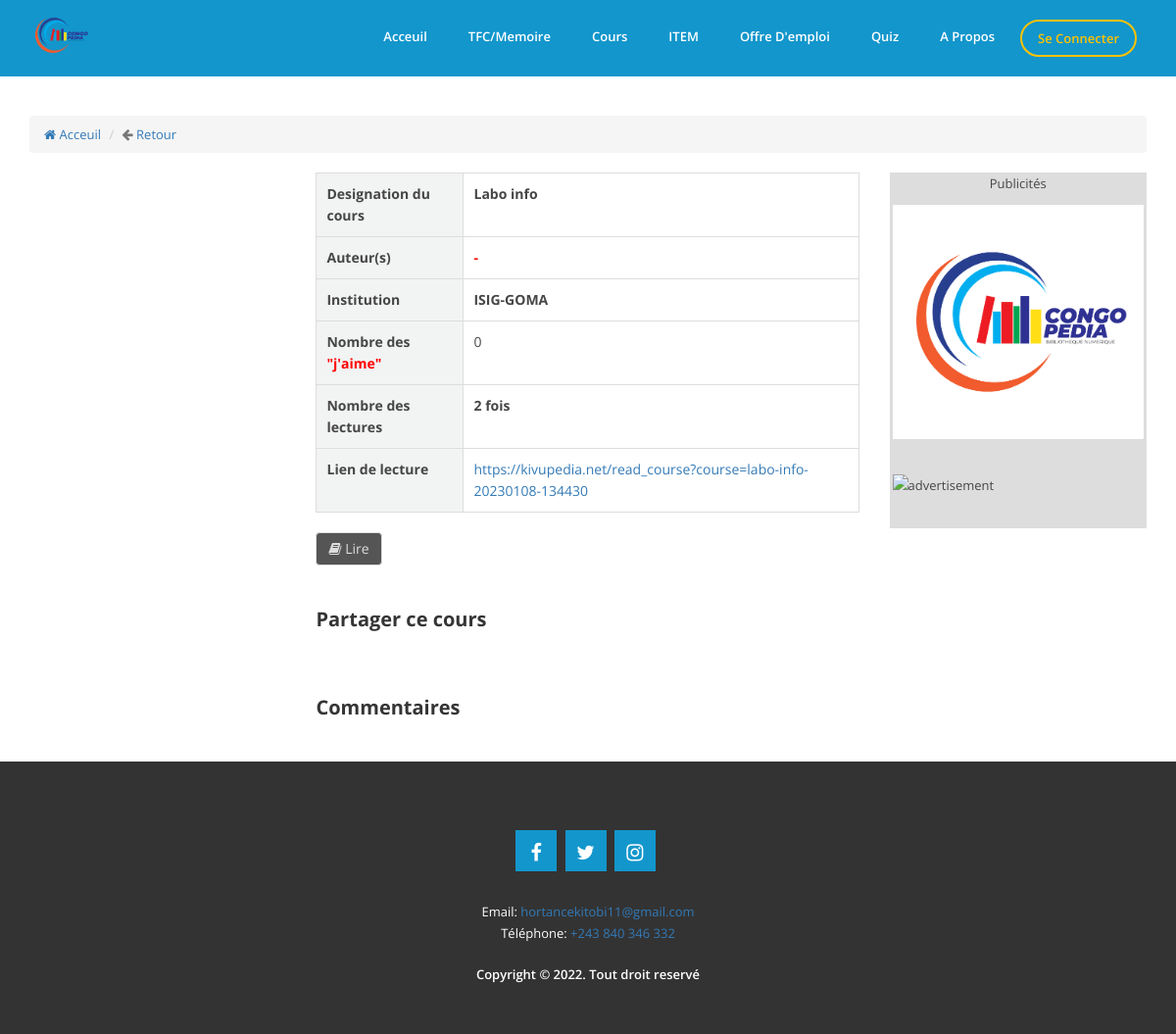
/detail_course?course=labo-info-20230108-134430, run on an earlier commit of the app's database.
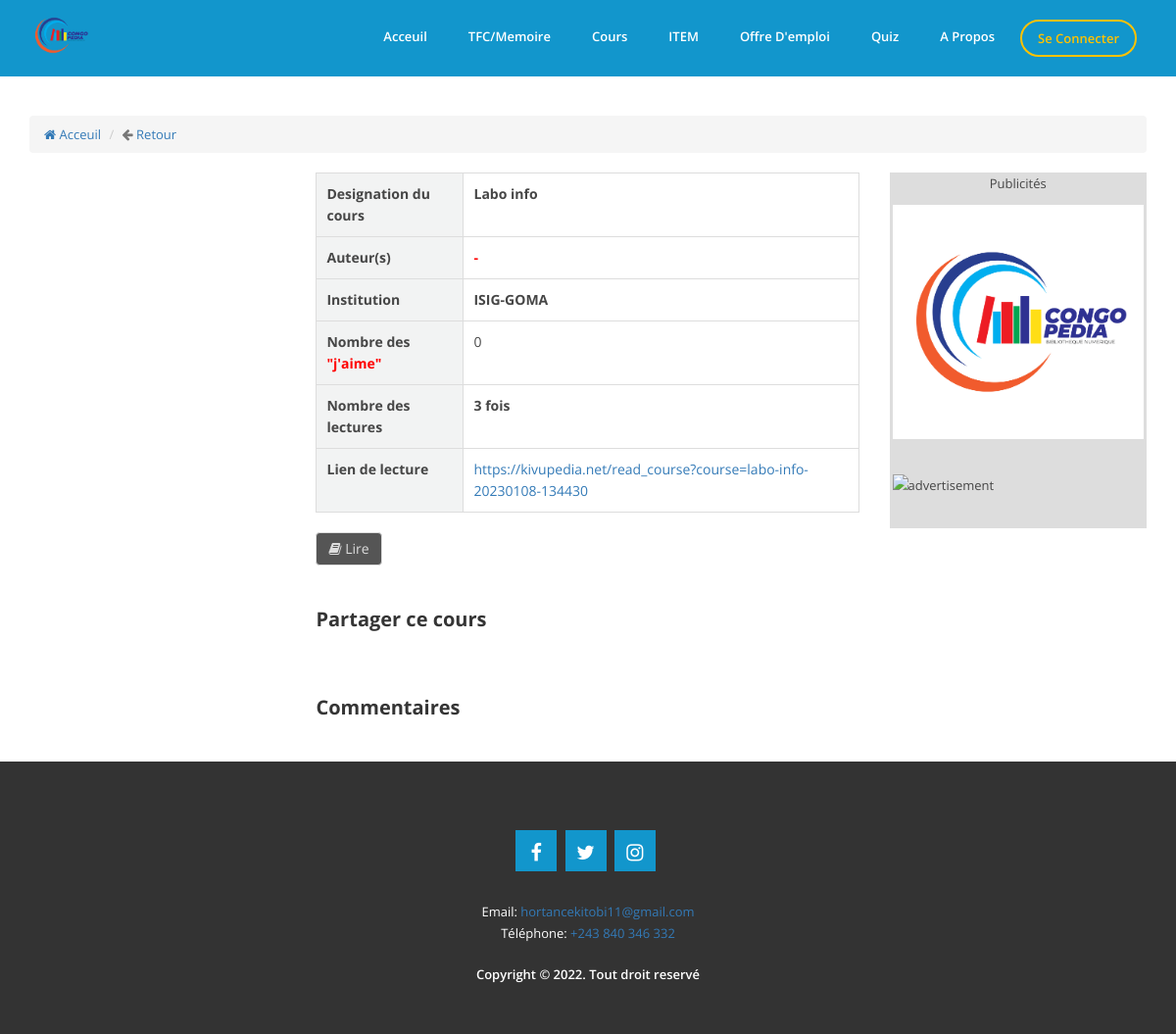
And on a later commit of the database.
### tables this page shows
CREATE TABLE `t_cours` (
  `CodeCours` int(11) NOT NULL,
  `Cours` text NOT NULL,
  `cours_slug` text NOT NULL,
  `Auteur` varchar(254) NOT NULL,
  `Readed` int(11) NOT NULL,
  `Liked` int(11) NOT NULL,
  `Fichier` text NOT NULL,
  `Institution` varchar(255) NOT NULL,
  `Created_On` timestamp NOT NULL DEFAULT current_timestamp() ON UPDATE current_timestamp(),
  `CodeCompte` int(11) NOT NULL,
  `CodeAdmin` int(11) NOT NULL,
  `CodePropriete` int(11) NOT NULL,
  `Statut` int(11) NOT NULL
);

### detail_course.php (called while the page is built, shortened)
<?php
include("includes/sessionclient.php");
include("includes/head.php");
include("includes/header.php");
include("container/detail_course.php");
include("includes/footer.php");
?>

### class/app.php (called while the page is built, shortened)
<?php
class App
{
    private $db_name, $db_user, $db_pass, $db_host, $pdo;
    public function __construct( $db_name = "congopedia", $db_user = "root", $db_pass = "", $db_host = 'localhost' )
    {
        $this->db_name = $db_name;
        $this->db_user = $db_user;
        $this->db_pass = $db_pass;
        $this->db_host = $db_host;
    }
    public function getPDO()
    {
        try {
            if ( $this->pdo === null ) {
                $pdo_ = new PDO( 'mysql:host=' . $this->db_host . '; port=3306; dbname=' . $this->db_name . ';charset=utf8', $this->db_user, $this->db_pass );
                $pdo_->setAttribute( PDO::ATTR_ERRMODE, PDO::ERRMODE_WARNING );
                $this->pdo = $pdo_;
            }
        } catch ( PDOException $ex ) {
            die( $ex->getMessage() );
        }
        return $this->pdo;
    }
    public function fetch( $statement )
    {
        $req = $this->getPDO()->query( $statement );
        $data = $req->fetch();
        return $data;
    }
}
$app=new App('congopedia');
?>

### container/detail_course.php (the view, shortened to what the changed rows need)
<?php
$article = $_GET['course'];
$sql = "SELECT * FROM t_cours
        WHERE cours_slug = '$article'";
$req = $app->fetch($sql);
?>
<div class="single-channel">
    <div class="container">
        <div class="row">
            <div class="col-md-9 col-sm-12 col-xs-12">
                <div class="row">
                    <div class="col-md-8">
                        <div class="channel-text">
                            <div class="channel-text">
                                <div class="book-table">
                                    <div class="book-table-row">
                                        <div class="book-table-cell"><span style="font-weight: bold;"><?php echo $req['Cours'] ?></span>
                                        </div>
                                    </div>
                                    <div class="book-table-row">
                                        <div class="book-table-cell"><span style="font-weight: bold;"><?php if($req['Institution']!=''){echo $req['Institution'];}else{echo "<span style='color: red;'>-</span>";}  ?></span></div>
                                    </div>
                                    <div class="book-table-row">
                                        <div class="book-table-cell">Nombre des <span class="error">"j'aime"</span></div>
                                        <div class="book-table-cell">
                                            <?php if($req['Liked']!=''){echo $req['Liked'];}else{echo "<span style='color: red;'>-</span>";}  ?>
                                        </div>
                                    </div>
                                    <div class="book-table-row">
                                        <div class="book-table-cell">
                                            <span style="font-weight: bold;"><?php if($req['Readed']!=''){echo $req['Readed'].' fois';}else{echo "<span style='color: red;'>-</span>";}  ?></span>
                                        </div>
                                    </div>
                                    <div class="book-table-row">
                                        <div class="book-table-cell"><a href="read_course?course=<?php echo $req['cours_slug'] ?>"
                                            >https://kivupedia.net/read_course?course=<?php echo $req['cours_slug'] ?></a>
                                        </div>
                                    </div>
                                </div>
                                <h2>Partager ce cours</h2>
                                <h2>Commentaires</h2>
                            </div>
                        </div>
                    </div>
                </div>
            </div>
        </div>
    </div>
</div>

What changed in the data, as far as the page shows it:
changed t_cours "Labo info": Readed "2" → "3"
